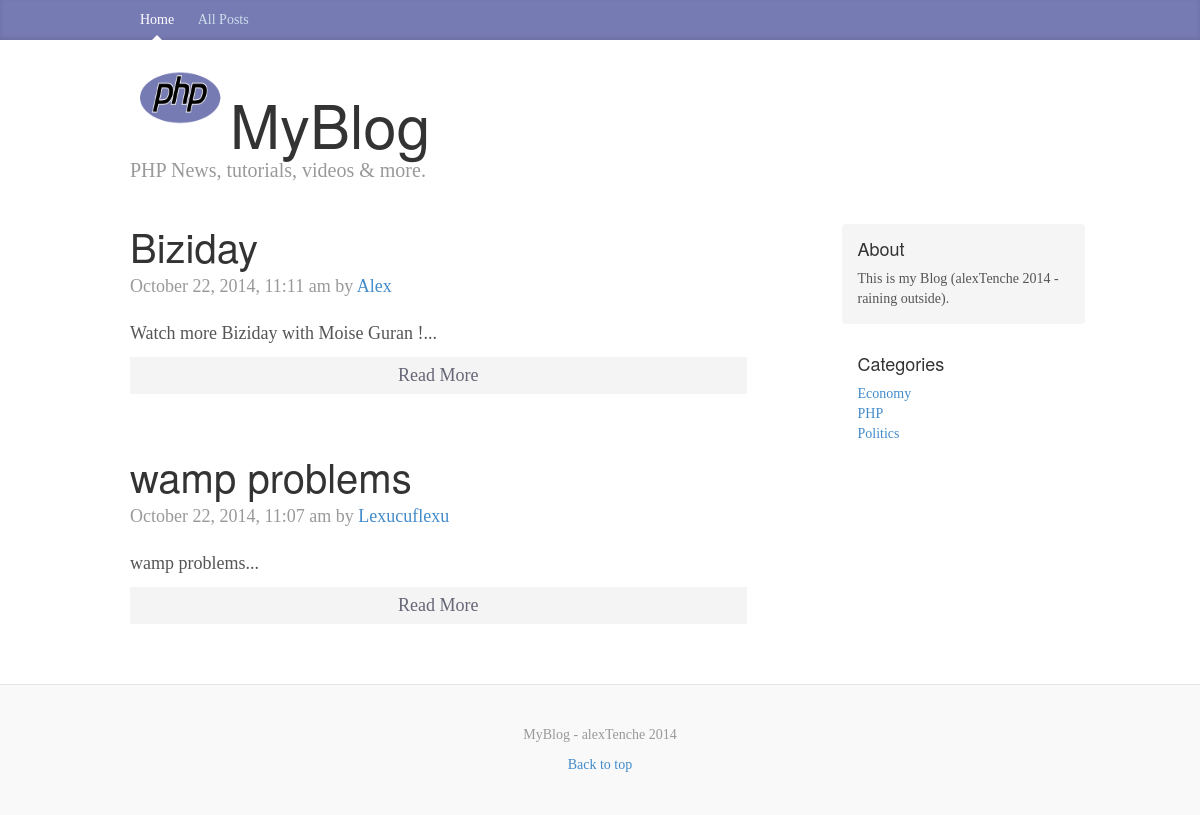
The page /posts.php on the database as committed earlier.
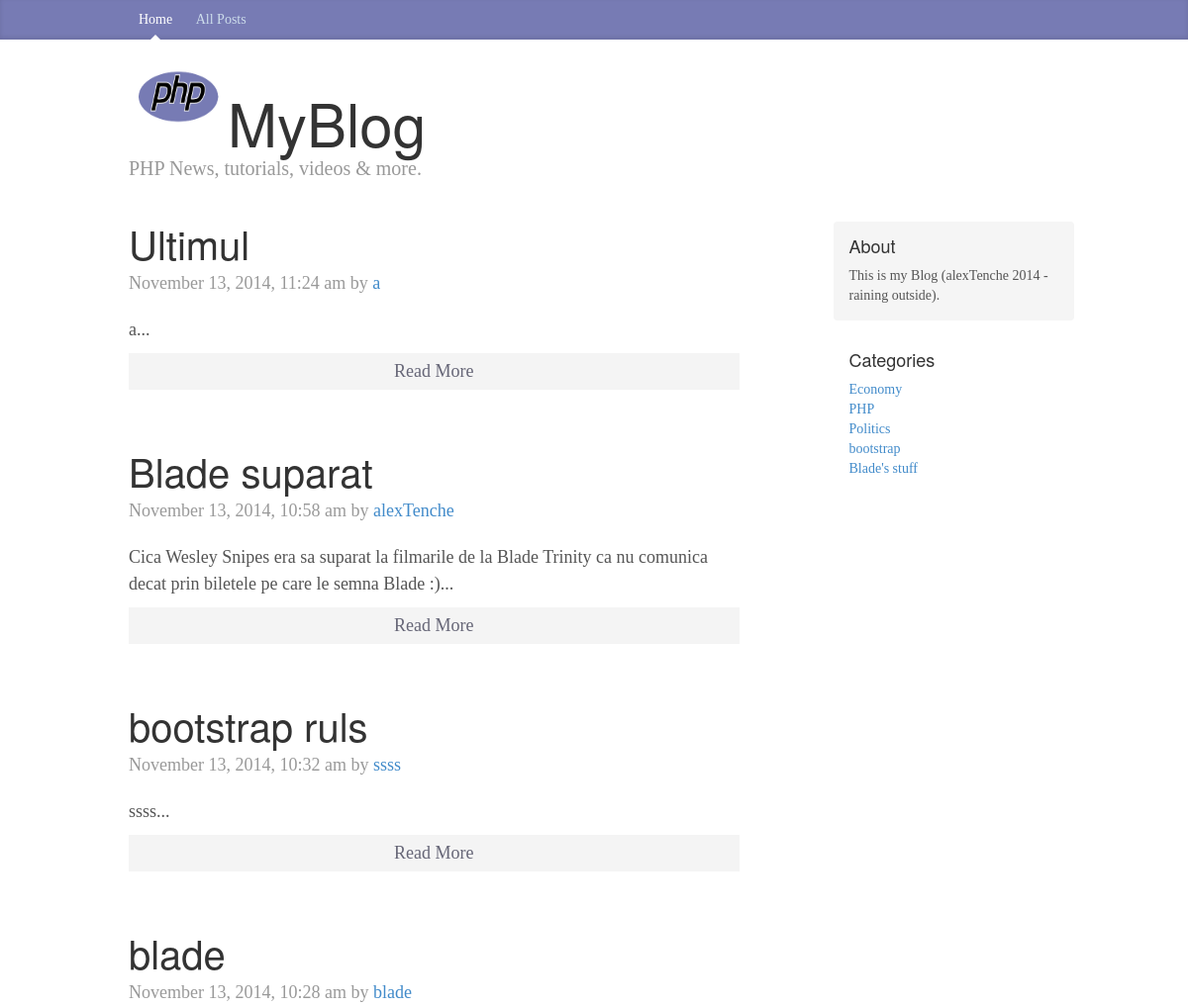
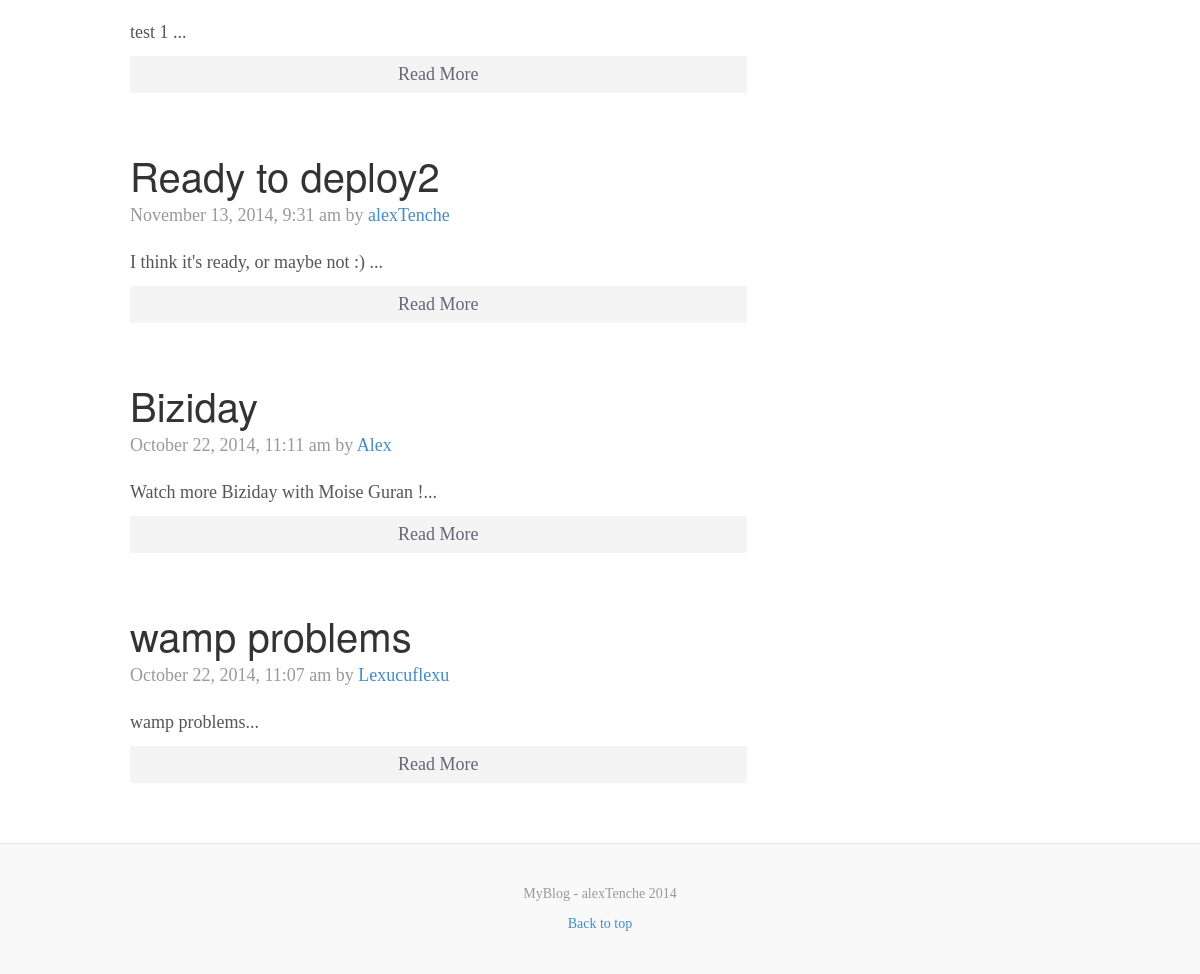
The same page on the database as committed later (2 pictures, top to bottom).
### tables this page shows
CREATE TABLE IF NOT EXISTS `posts` (
  `id` int(11) NOT NULL AUTO_INCREMENT,
  `title` varchar(255) NOT NULL,
  `body` text NOT NULL,
  `category` varchar(100) NOT NULL,
  `author` varchar(100) NOT NULL,
  `tags` varchar(255) NOT NULL,
  `date` timestamp NOT NULL DEFAULT CURRENT_TIMESTAMP,
  PRIMARY KEY (`id`)
);

CREATE TABLE IF NOT EXISTS `categories` (
  `id` int(11) NOT NULL AUTO_INCREMENT,
  `name` varchar(100) NOT NULL,
  PRIMARY KEY (`id`)
);

### libraries/Database.php (called while the page is built, shortened)
<?php
class Database{
	public $host = DB_HOST;
	public $username = DB_USER;
	public $password = DB_PASS;
	public $db_name = DB_NAME;
	public $link;
	private function connect(){
		$this->link = new mysqli($this->host, $this->username, $this->password, $this->db_name);
	}
	public function select($query){
		$result = $this->link->query($query) or die($this->link->error.__LINE__);
		if($result->num_rows > 0){
			return $result;
		} else {
			return false;
		}
	}
}

### helpers/format_helper.php (called while the page is built)
<?php
function formatDate($date){
	return date('F j, Y, g:i a', strtotime($date));
}
function shortenText($text, $chars = 450){
	$text = $text . " ";
	$text = substr($text, 0, $chars);
	$text = substr($text, 0, strrpos($text, ' '));
	$text = $text . "...";
	return $text;
}

### config/config.php (called while the page is built, shortened)
<?php
$site_description = 'This is my Blog (alexTenche 2014 - raining outside).';

### posts.php (the view)
<?php include 'includes/header.php'; ?>
<?php
	$db = new Database();
	if(isset($_GET['category'])){
		$category = $_GET['category'];
		$query = "SELECT * FROM posts WHERE category=" . $category;
		$posts = $db->select($query);
	} else {
		$query = "SELECT * FROM posts ORDER BY id DESC";
		$posts = $db->select($query);
	}
	$query = "SELECT * FROM categories";
	$categories = $db->select($query);
?>
<?php if($posts) : ?>
	<?php while($row = $posts->fetch_assoc()) : ?>
		<div class="blog-post">
			<h2 class="blog-post-title"><?php echo $row['title']; ?></h2>
			<p class="blog-post-meta"><?php echo formatDate($row['date']); ?> by <a href="#"><?php echo $row['author']; ?></a></p>
            <?php echo shortenText($row['body']); ?>
		<a class="readmore" href="post.php?id=<?php echo urlencode($row['id']); ?>">Read More</a>
		</div>
	<?php endwhile; ?>
<?php else: ?>
	<p>There are no posts yet</p>
<?php endif; ?>
<?php include 'includes/footer.php'; ?>

### includes/footer.php (shortened to what this page needs)
        </div>
        <div class="col-sm-3 col-sm-offset-1 blog-sidebar">
			<div class="sidebar-module sidebar-module-inset">
				<h4>About</h4>
				<p><?php echo $site_description; ?></p>
			</div>
			<div class="sidebar-module">
				<h4>Categories</h4>
				<?php if($categories) : ?>
					<ol class="list-unstyled">
						<?php while($row = $categories->fetch_assoc()) : ?>
							<li><a href="posts.php?category=<?php echo $row['id']; ?>"><?php echo $row['name']; ?></a></li>
						<?php endwhile; ?>
					</ol>
				<?php else: ?>
					<p>There are no categories yet</p>
				<?php endif; ?>
			</div>
        </div>
      </div>
    </div>
    <div class="blog-footer">
      <p>MyBlog - alexTenche 2014</p>
      <p>
        <a href="#">Back to top</a>
      </p>
    </div>
  </body>
</html>

Rows that differ between the two databases and show on the page:
added posts: title "Ultimul", date "November 13, 2014, 11:24 am", author "a", body "a..."
added posts: title "Blade suparat", date "November 13, 2014, 10:58 am", author "alexTenche", body "Cica Wesley Snipes era sa suparat la filmarile de la Blade Trinity ca nu comunica decat prin biletele pe care le semna Blade :)..."
added posts: title "bootstrap ruls", date "November 13, 2014, 10:32 am", author "ssss", body "ssss..."
added posts: title "blade", date "November 13, 2014, 10:28 am", author "blade", body "test 1 ..."
added posts: title "Ready to deploy2", date "November 13, 2014, 9:31 am", author "alexTenche", body "I think it's ready, or maybe not :) ..."
added categories: name "bootstrap"
added categories: name "Blade's stuff"
